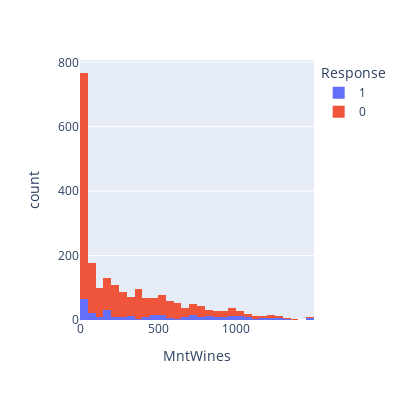

The notebook cell this image was saved under:
### Markdown cell above
### Plots y analisis detallado

### Code cell
fig = px.histogram(data, x="MntWines", color="Response",width=400, height=400)
fig.show()

### Figure 1 — Plotly figure (JSON) as saved in the notebook; plotly's stock layout.template omitted (floating-point values rounded to 4 significant figures; data arrays with more than 128 entries replaced by an {"elided": "..."} marker saying what was removed)
{"data": [{"alignmentgroup": "True", "bingroup": "x", "hovertemplate": "Response=1<br>MntWines=%{x}<br>count=%{y}<extra></extra>", "legendgroup": "1", "marker": {"color": "#636efa", "pattern": {"shape": ""}}, "name": "1", "offsetgroup": "1", "orientation": "v", "showlegend": true, "type": "histogram", "x": {"elided": "334 int values"}, "xaxis": "x", "yaxis": "y"}, {"alignmentgroup": "True", "bingroup": "x", "hovertemplate": "Response=0<br>MntWines=%{x}<br>count=%{y}<extra></extra>", "legendgroup": "0", "marker": {"color": "#EF553B", "pattern": {"shape": ""}}, "name": "0", "offsetgroup": "0", "orientation": "v", "showlegend": true, "type": "histogram", "x": {"elided": "1903 int values"}, "xaxis": "x", "yaxis": "y"}], "layout": {"barmode": "relative", "height": 400, "legend": {"title": {"text": "Response"}, "tracegroupgap": 0}, "margin": {"t": 60}, "width": 400, "xaxis": {"anchor": "y", "autorange": true, "domain": [0, 1], "range": [-0.5, 1500.0], "title": {"text": "MntWines"}, "type": "linear"}, "yaxis": {"anchor": "x", "autorange": true, "domain": [0, 1], "range": [0, 807.4], "title": {"text": "count"}}}}
